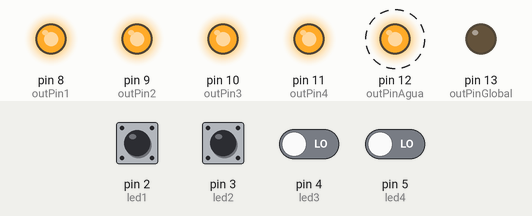
Bench run of a sketch on a simulated Arduino Uno, built with avr-gcc and run on an emulated ATmega328P. Shown: output pins drawn as LEDs (lit = HIGH). Dashed ring = blinking. The test bench sets the inputs (shaded band); at power-on: pin 2 (led1), pin 3 (led2), pin 4 (led3), pin 5 (led4) LOW. What the sketch prints to the serial monitor is not drawn.

Above: at 1.07 s.
1.3 s: pin 2 (led1) driven HIGH
At 1.7 s:
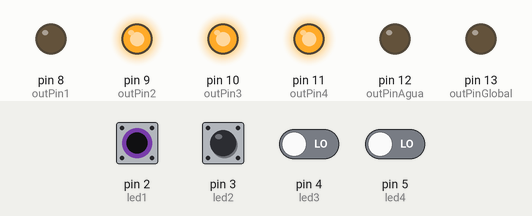
4.3 s: pin 3 (led2) driven HIGH
At 4.8 s:
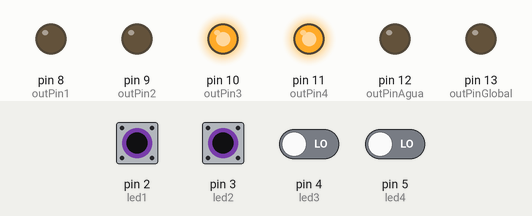
7.3 s: pin 4 (led3) driven HIGH
At 7.9 s:
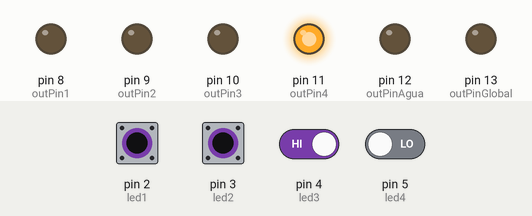
10.3 s: pin 5 (led4) driven HIGH
At 10.9 s:
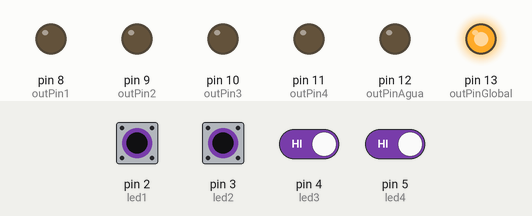
13.3 s: pin 2 (led1) pulsed LOW 2 times (0.12 s each, 0.3 s apart)
At 13.52 s:
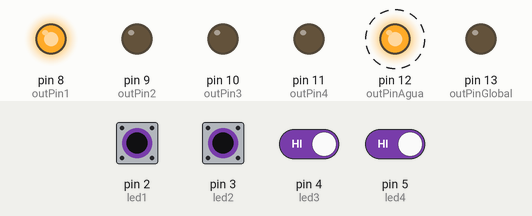
16.3 s: pin 3 (led2) pulsed LOW 2 times (0.12 s each, 0.3 s apart)
At 16.49 s:
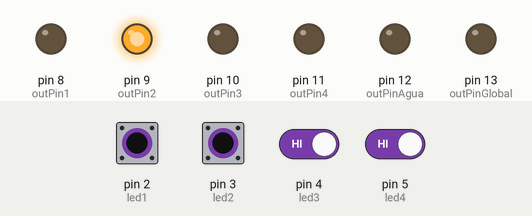
Timing chart, 0 to 20.3 s (numbered marks = the images above; inputs shaded):
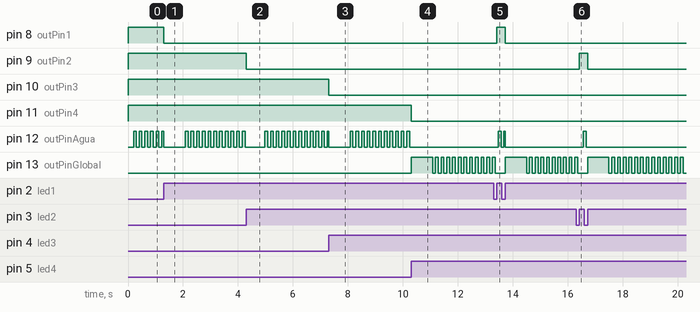

Measured:
- after the input at 1.3 s, pin 8 (outPin1): HIGH → LOW at once
- after the input at 4.3 s, pin 9 (outPin2): HIGH → LOW at once
- after the input at 7.3 s, pin 10 (outPin3): HIGH → LOW at once
- after the input at 10.3 s, pin 11 (outPin4): HIGH → LOW at once; pin 12 (outPinAgua): stops changing and stays LOW; pin 13 (outPinGlobal): LOW → HIGH at once, then repeats every 0.20 s: LOW 0.10 s, HIGH 0.10 s
- after the input at 13.3 s, pin 8 (outPin1): LOW → HIGH after 0.12 s, → LOW 0.30 s later; pin 12 (outPinAgua): alternates HIGH for 0.08 s and LOW for 0.10 s, 4 changes in all, then stays LOW, starting after 0.17 s
- after the input at 16.3 s, pin 9 (outPin2): LOW → HIGH after 0.12 s, → LOW 0.30 s later; pin 12 (outPinAgua): LOW → HIGH after 0.26 s, → LOW 0.10 s later
- by itself, pin 12 (outPinAgua): repeats every 0.21 s: HIGH 0.10 s, LOW 0.10 s

The sketch:

arduino_test_2.pde
```cpp
int led1 = 2;         // the number of the input pin
int led2 = 3;         // the number of the input pin
int led3 = 4;         // the number of the input pin
int led4 = 5;         // the number of the input pin

int outPin1 = 8;       // the number of the output pin
int outPin2 = 9;       // the number of the output pin
int outPin3 = 10;       // the number of the output pin
int outPin4 = 11;       // the number of the output pin
int outPinGlobal = 13;       // the number of the output pin
int outPinAgua = 12;

int state1 = HIGH;      // the current state of the output pin
int reading1;           // the current reading from the input pin
int previous1 = LOW;    // the previous reading from the input pin

int state2 = HIGH;      // the current state of the output pin
int reading2;           // the current reading from the input pin
int previous2 = LOW;    // the previous reading from the input pin

int state3 = HIGH;      // the current state of the output pin
int reading3;           // the current reading from the input pin
int previous3 = LOW;    // the previous reading from the input pin

int state4 = HIGH;      // the current state of the output pin
int reading4;           // the current reading from the input pin
int previous4 = LOW;    // the previous reading from the input pin

int pasoPor1;
int pasoPor2;
int pasoPor3;
int pasoPor4;


boolean tomar = true;
int contadorAgua;
int stateAgua = HIGH;

int stateGlobal;

// the follow variables are long's because the time, measured in miliseconds,
// will quickly become a bigger number than can be stored in an int.
long time = 0;         // the last time the output pin was toggled
long debounce = 200;   // the debounce time, increase if the output flickers


unsigned long previousMillis = 0;
const long interval = 100;


void setup()
{
  Serial.begin(9600);
  pinMode(led1, INPUT);
  pinMode(led2, INPUT);
  pinMode(led3, INPUT);
  pinMode(led4, INPUT);
  pinMode(outPin1, OUTPUT);
  pinMode(outPin2, OUTPUT);
  pinMode(outPin3, OUTPUT);
  pinMode(outPin4, OUTPUT);
  pinMode(outPinGlobal, OUTPUT);
  pinMode(outPinAgua, OUTPUT);

  contadorAgua = 0;

    int pasoPor1 = 0;
    int pasoPor2 = 0;
    int pasoPor3 = 0;
    int pasoPor4 = 0;
}

void loop()
{

    unsigned long currentMillis = millis();

    if (((tomar == true) && (state1 == HIGH)) || ((tomar == true)&&(state2 == HIGH)) || ((tomar == true)&&(state3 == HIGH)) || ((tomar == true)&&(state4 == HIGH))){
        if (currentMillis - previousMillis >= interval) {
            previousMillis = currentMillis;
            if (stateAgua == LOW) {
                stateAgua = HIGH;
                } else {
                stateAgua = LOW;
                }
            digitalWrite(outPinAgua, stateAgua);

        }
    }

    if (tomar == false){
        digitalWrite(outPinAgua, LOW);
    }


    /* LED 1 -------------------------------------- */
  reading1 = digitalRead(led1);

  // if the input just went from LOW and HIGH and we've waited long enough
  // to ignore any noise on the circuit, toggle the output pin and remember
  // the time
  if (reading1 == HIGH && previous1 == LOW && millis() - time > debounce) {
    if (state1 == HIGH)
      state1 = LOW;
    else
      state1 = HIGH;

    time = millis();
  }

  previous1 = reading1;

  if (state1 == LOW){
  	digitalWrite(outPin1, LOW);
        if ((tomar == true) && (pasoPor1 == 0)) {
            pasoPor1 = 1;
            tomar = false;
            contadorAgua = 0;
        }
  }
  else{
  	digitalWrite(outPin1, HIGH);
    pasoPor1 = 0;
  }

    /* LED 2 -------------------------------------- */
  reading2 = digitalRead(led2);

  // if the input just went from LOW and HIGH and we've waited long enough
  // to ignore any noise on the circuit, toggle the output pin and remember
  // the time
  if (reading2 == HIGH && previous2 == LOW && millis() - time > debounce) {
    if (state2 == HIGH)
      state2 = LOW;
    else
      state2 = HIGH;

    time = millis();
  }

  previous2 = reading2;

  if (state2 == LOW){
  	digitalWrite(outPin2, LOW);
      if ((tomar == true) && (pasoPor2 == 0)) {
            pasoPor2 = 1;
            tomar = false;
            contadorAgua = 0;
        }

  }
  else{
  	digitalWrite(outPin2, HIGH);
      pasoPor2 = 0;
  }

    /* LED 3 -------------------------------------- */
  reading3 = digitalRead(led3);

  // if the input just went from LOW and HIGH and we've waited long enough
  // to ignore any noise on the circuit, toggle the output pin and remember
  // the time
  if (reading3 == HIGH && previous3 == LOW && millis() - time > debounce) {
    if (state3 == HIGH)
      state3 = LOW;
    else
      state3 = HIGH;

    time = millis();
  }

  previous3 = reading3;

  if (state3 == LOW){
  	digitalWrite(outPin3, LOW);
      if ((tomar == true) && (pasoPor3 == 0)) {
            pasoPor3 = 1;
            tomar = false;
            contadorAgua = 0;
        }
  }
  else{
  	digitalWrite(outPin3, HIGH);
      pasoPor3 = 0;
  }

    /* LED 4 -------------------------------------- */
  reading4 = digitalRead(led4);

  // if the input just went from LOW and HIGH and we've waited long enough
  // to ignore any noise on the circuit, toggle the output pin and remember
  // the time
  if (reading4 == HIGH && previous4 == LOW && millis() - time > debounce) {
    if (state4 == HIGH)
      state4 = LOW;
    else
      state4 = HIGH;

    time = millis();
  }

  previous4 = reading4;

  if (state4 == LOW){
  	digitalWrite(outPin4, LOW);
    if ((tomar == true) && (pasoPor4 == 0)) {
        pasoPor4 = 1;
        tomar = false;
        contadorAgua = 0;
    }
  }
  else{
  	digitalWrite(outPin4, HIGH);
      pasoPor4 = 0;
  }


  /* Si todos LOW, enciende el global */
  if (tomar == false){
  if ((state1 == LOW) && (state2 == LOW) && (state3 == LOW) && (state4 == LOW)){
  	digitalWrite(outPinGlobal, HIGH);
  }
  else{
  	digitalWrite(outPinGlobal, LOW);
  }
  }

  if ((tomar == true) && (state1 == LOW) && (state2 == LOW) && (state3 == LOW) && (state4 == LOW)){
        if (currentMillis - previousMillis >= interval) {
            previousMillis = currentMillis;
            if (stateGlobal == LOW) {
                stateGlobal = HIGH;
                } else {
                stateGlobal = LOW;
                }
            digitalWrite(outPinGlobal, stateGlobal);

        }
  }

  contadorAgua++;
  Serial.println(contadorAgua);

  if(contadorAgua > 150) {
        tomar = true;
    }
}
```
